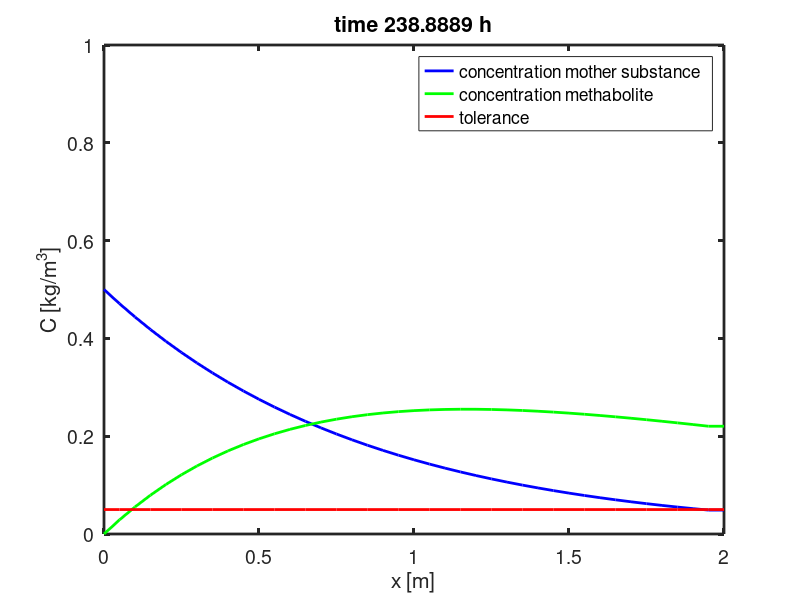

The MATLAB script that drew this image:
clear;
%  Routine to simulate mass balance of a reactor reactor
% for a chemical/ contaminant which gets transformed by a first order
% reaction
%dC1/dt= v*dC1/dx -lambda *C1
%dC2/dt= v*dC2/dx +lambda *C1 - lambda2 *C2

% Initialisation
% Griding of the reactor domain
dx=0.05; % %grid size
x=[0:dx:2.];% reactor domain and grid meters
deltax=diff(x); % vector containing grid spacing dx


% Define variables & parameters
v=1e-05;% flow velocity in m per second
lambda= 1/(86400);%1/(0.5*86400); % reaction time scale of first order reaction
lambda2=1/(2*86400); % reaction time scale of first order reaction
tau=3600; % period of osscillation in case of a periodical input concentration
C_in=0.5% input concentratin in kg/m^3 into the reactor
C_lim=0.05;% tolerance limit for the outflow
%scaling factor for initial state


% Define initial state
C=zeros(1, length(x));% concentration vectors
C2=zeros(1, length(x));% metabholite concentration vectors
C_alt=C; % concentration at old time stept
C2_alt=C2; % concentration at old time stept


% Process loop
tmax=10*86400; % maximum simulation time
time=0.; % start time
itime=1; % time step counter

% solve equation with explicite upstream euler forward finite difference
figure;
while time < tmax
   % Define time step with (Courant), maxium computation time and start time 
    dt=1*dx/abs(v);
    % Define boundary conditions (Dirichlet)    
    C(1)=C_in;% left boundary constant concentration
    C2(1)=0;
    %C(1)=C_in+C_in*sin(time/tau); % % left boundary periodic input concentration
   C(length(x))=C_alt(length(x)-1); %right boundary free outflow
   C2(length(x))=C2_alt(length(x)-1); %right boundary free outflow
   % solve working equation 
    for j=2:length(x)-1
        % numerical solution
        C(j)=C_alt(j)-dt*v/(x(j)-x(j-1))*(C_alt(j)-C_alt(j-1))-dt*C_alt(j-1)*lambda;
        C2(j)=C2_alt(j)-dt*v/(x(j)-x(j-1))*(C2_alt(j)-C2_alt(j-1))+dt*C_alt(j-1)*lambda -lambda2*dt*C2_alt(j-1);
        % Assure that solution is realistic i.e. avoid negative
        
        % concentration
        if C(j) < 0
            C(j)=0;
        end
         if C2(j) < 0
            C2(j)=0;
        end
    end
    C_alt=C; % set old Concentration to actual concentration
    C2_alt=C2; % set old Concentration to actual concentration
    % start plotting sequence
    plot(x,C,'b-','linewidth',2);
    hold on;
    plot(x,C2,'g-','linewidth',2);
    plot(x,C_lim*ones(1,length(x)),'r-','linewidth',2);
    hold off;
    xlabel('x [m]','fontsize',14);
    ylabel('C [kg/m^3]','fontsize',14);
    set(gca,'fontsize',14,'linewidth',2);
    axis([x(1) x(length(x)) 0 2*C_in]);
    title(['time ' num2str(time/3600) ' h']);
    legend('concentration mother substance','concentration methabolite','tolerance'); 
    M(itime)=getframe;
    time=time+dt;% new time
    itime=itime+1;
     % end plotting sequence
   end
